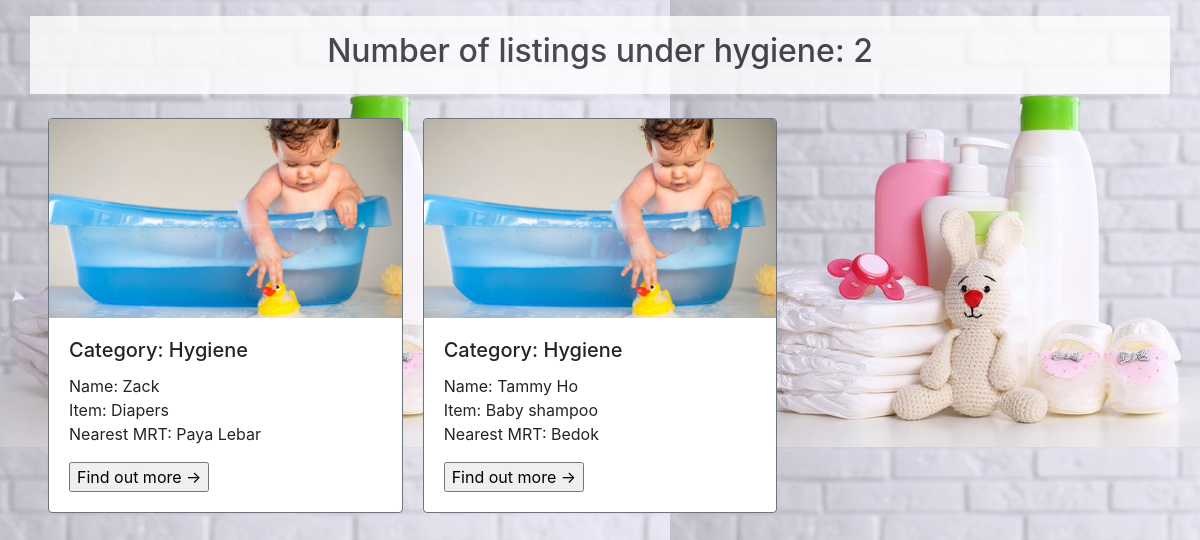
The page /misc/show_category.php?cat=hygiene on the database as committed earlier.
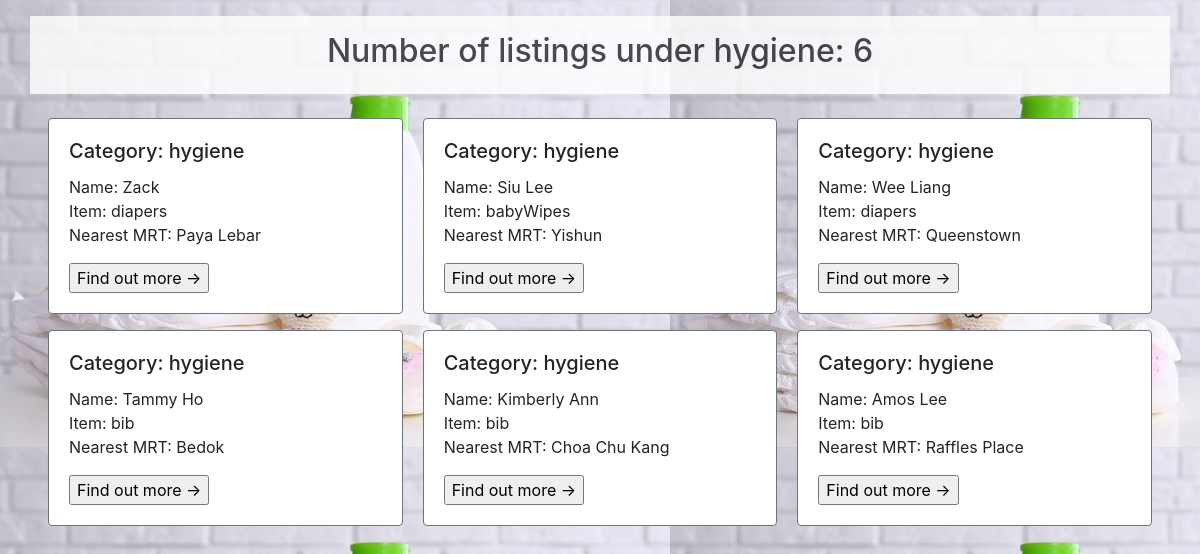
The same page on the database as committed later.
### tables this page shows
CREATE TABLE if not exists beneficiarylisting (
  username varchar(20) NOT NULL,
  mrt varchar(256) NOT NULL,
  category varchar(256) NOT NULL,
  item varchar(256) NOT NULL,
  quantity varchar(256) NOT NULL,
  itemcondition varchar(500)
);

### database/ListingDAO.php (called while the page is built, shortened)
<?php
  class ListingDAO {
    public function getListingByCat($category) {
      $connMgr = new ConnectionManager();
      $pdo = $connMgr->connect();
      $sql = 'SELECT username, mrt, category, item FROM beneficiarylisting where category = :category';
      $stmt = $pdo->prepare($sql);
      $stmt->bindParam(':category', $category, PDO::PARAM_STR);
      $stmt->execute();
      $result = [];
      $stmt->setFetchMode(PDO::FETCH_ASSOC);
      while($row = $stmt->fetch()) {
        $result[] = new Listing($row['username'], $row['mrt'], $row['category'], $row['item']);
      }
      return $result;
    }
  }
?>

### database/common.php (called while the page is built, shortened)
<?php
spl_autoload_register(function($class) {
    $path = $class . ".php";
});
?>

### database/Listing.php (called while the page is built)
<?php
    class Listing{
        private $username;
        private $category;
        private $item;
        private $mrt;
        public function __construct($username, $mrt, $category, $item){
            $this->username = $username;
            $this->mrt = $mrt;
            $this->category = $category;
            $this->item = $item;
        }
        public function getName(){
            return $this->username;
        }
        public function getCategory(){
            return $this->category;
        }
        public function getItem() {
            return $this->item;
        }
        public function getMrt(){
            return $this->mrt;
        }
    }
?>

### misc/show_category.php (the view, shortened to what this page needs)
<?php
    require_once "../database/common.php";
?>
<!DOCTYPE html>
<html lang="en">
<head>
    <link rel="stylesheet" href="https://stackpath.bootstrapcdn.com/bootstrap/4.5.2/css/bootstrap.min.css">
</head>
<body>
    <?php
        $category = $_GET["cat"];
        $dao = new ListingDAO;
        $listings = $dao->getListingByCat($category);
        $count = count($listings);
        echo "<div class='container text-center p-3 mt-3 heading'> <h2>Number of listings under {$category}: {$count}</h2></div>";
        echo "<br>";
        echo "<div class='card-columns px-5'>";
        foreach ($listings as $listing){
            echo "<div class='card border-secondary mb-3'>";
            if ($listing->getCategory() == 'Clothing') {
                echo "<img class='card-img-top' src='../images/cardclothes.jpg' alt='Card image cap'>";
            }
            elseif ($listing->getCategory() == 'Toys') {
                echo "<img class='card-img-top' src='../images/cardtoys.jpg' alt='Card image cap'>";
            }
            elseif ($listing->getCategory() == 'Hygiene') {
                echo "<img class='card-img-top' src='../images/cardhygiene.jpg' alt='Card image cap'>";
            }
            echo"
            <div class='card-body'>
                <form action='./display_popup.php'>
                    <h5 class='card-title'>Category: {$listing->getCategory()}</h5>
                    <p class='card-text'>Name: {$listing->getName()}<br>Item: {$listing->getItem()}<br> Nearest MRT: {$listing->getMrt()}</p>
                    <input type='hidden' name='u_name' value='{$listing->getName()}'>
                    <input type='submit' value='Find out more &#8594;'>
                </form>
            </div>
        </div>";
        }
        ?>
    </div>
</body>
</html>

Rows that differ between the two databases and show on the page:
removed beneficiarylisting: category "Hygiene", username "Zack", item "Diapers", mrt "Paya Lebar"
removed beneficiarylisting: category "Hygiene", username "Tammy Ho", item "Baby shampoo", mrt "Bedok"
added beneficiarylisting: category "hygiene", username "Amos Lee", item "bib", mrt "Raffles Place"
added beneficiarylisting: category "hygiene", username "Zack", item "diapers", mrt "Paya Lebar"
added beneficiarylisting: category "hygiene", username "Tammy Ho", item "bib", mrt "Bedok"
added beneficiarylisting: category "hygiene", username "Siu Lee", item "babyWipes", mrt "Yishun"
added beneficiarylisting: category "hygiene", username "Kimberly Ann", item "bib", mrt "Choa Chu Kang"
added beneficiarylisting: category "hygiene", username "Wee Liang", item "diapers", mrt "Queenstown"
Other text that changed with them:
$count: "2" → "6"
$category: "hygiene" → (not shown)
